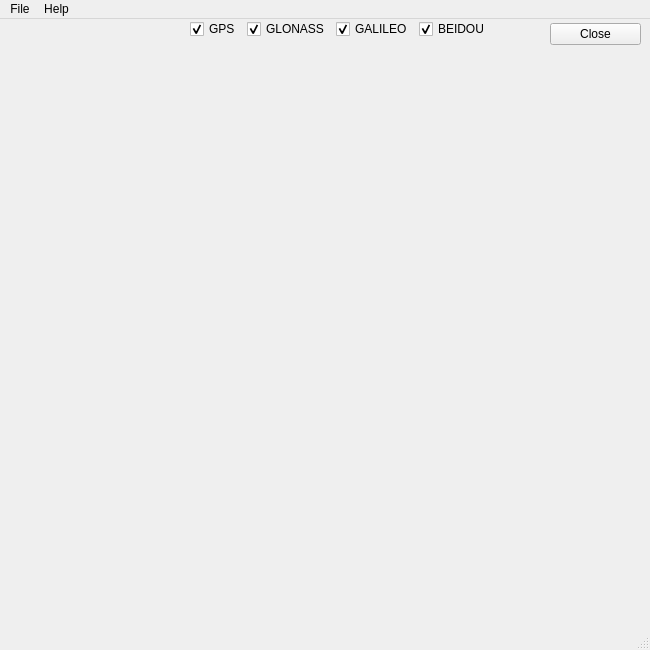
<?xml version="1.0" encoding="UTF-8"?>
<ui version="4.0">
 <class>GNSSAzElWindow</class>
 <widget class="QMainWindow" name="GNSSAzElWindow">
  <property name="geometry">
   <rect>
    <x>0</x>
    <y>0</y>
    <width>650</width>
    <height>650</height>
   </rect>
  </property>
  <property name="windowTitle">
   <string>GNSS Azimuth-Elevation View</string>
  </property>
  <widget class="QWidget" name="centralwidget">
   <widget class="QWidget" name="horizontalLayoutWidget">
    <property name="geometry">
     <rect>
      <x>550</x>
      <y>0</y>
      <width>91</width>
      <height>31</height>
     </rect>
    </property>
    <layout class="QHBoxLayout" name="horizontalLayout">
     <item>
      <widget class="QPushButton" name="btn_close">
       <property name="text">
        <string>Close</string>
       </property>
      </widget>
     </item>
    </layout>
   </widget>
   <widget class="QWidget" name="horizontalLayoutWidget_2">
    <property name="geometry">
     <rect>
      <x>190</x>
      <y>0</y>
      <width>351</width>
      <height>24</height>
     </rect>
    </property>
    <layout class="QHBoxLayout" name="horizontalLayout_2">
     <property name="sizeConstraint">
      <enum>QLayout::SetFixedSize</enum>
     </property>
     <item>
      <widget class="QCheckBox" name="checkBoxGPS">
       <property name="acceptDrops">
        <bool>false</bool>
       </property>
       <property name="text">
        <string>GPS</string>
       </property>
       <property name="checked">
        <bool>true</bool>
       </property>
      </widget>
     </item>
     <item>
      <widget class="QCheckBox" name="checkBoxGLONASS">
       <property name="text">
        <string>GLONASS</string>
       </property>
       <property name="checked">
        <bool>true</bool>
       </property>
      </widget>
     </item>
     <item>
      <widget class="QCheckBox" name="checkBoxGALILEO">
       <property name="text">
        <string>GALILEO</string>
       </property>
       <property name="checked">
        <bool>true</bool>
       </property>
      </widget>
     </item>
     <item>
      <widget class="QCheckBox" name="checkBoxBEIDOU">
       <property name="text">
        <string>BEIDOU</string>
       </property>
       <property name="checked">
        <bool>true</bool>
       </property>
      </widget>
     </item>
    </layout>
   </widget>
  </widget>
  <widget class="QMenuBar" name="menubar">
   <property name="geometry">
    <rect>
     <x>0</x>
     <y>0</y>
     <width>650</width>
     <height>25</height>
    </rect>
   </property>
   <widget class="QMenu" name="file_menu">
    <property name="title">
     <string>File</string>
    </property>
    <addaction name="separator"/>
   </widget>
   <widget class="QMenu" name="help_menu">
    <property name="title">
     <string>Help</string>
    </property>
   </widget>
   <addaction name="file_menu"/>
   <addaction name="help_menu"/>
  </widget>
  <widget class="QStatusBar" name="statusBar"/>
 </widget>
 <resources/>
 <connections/>
 <slots>
  <slot>slot1()</slot>
 </slots>
</ui>
